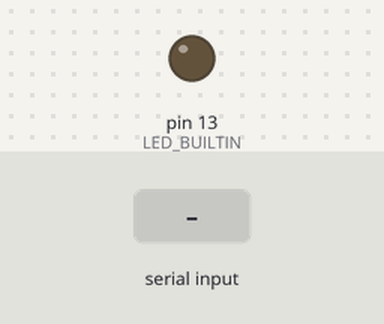
Simulated run of this sketch. Board: Arduino Uno, built with avr-gcc and run on an emulated ATmega328P. Parts: output pins drawn as LEDs (lit = HIGH). Inputs (shaded band) come from the test bench. What the sketch prints to the serial monitor is not drawn.

Above: at 1.2 s.
1.3 s: "1" received over the second serial link
Timing chart, 0 to 4.3 s (numbered marks = the images above; inputs shaded):
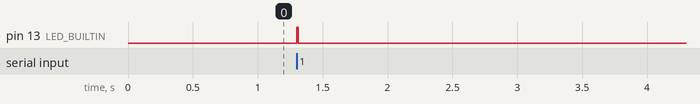

The sketch:

Arduino_Minimal_Test.ino
```cpp
#include <SoftwareSerial.h>

// Tạo đối tượng SoftwareSerial
SoftwareSerial espSerial(2, 3); // RX, TX

void setup() {
  // Khởi tạo Serial để debug
  Serial.begin(9600);

  // Khởi tạo SoftwareSerial để nhận dữ liệu từ ESP8266
  espSerial.begin(9600);

  // Đèn LED để chỉ báo
  pinMode(LED_BUILTIN, OUTPUT);

  Serial.println("Arduino ready to receive data from ESP8266");
}

void loop() {
  // Kiểm tra xem có dữ liệu từ ESP8266 không
  if (espSerial.available()) {
    // Đọc một byte
    char c = espSerial.read();

    // In ra Serial Monitor
    Serial.write(c);

    // Nhấp nháy LED để chỉ báo đã nhận dữ liệu
    digitalWrite(LED_BUILTIN, HIGH);
    delay(10);
    digitalWrite(LED_BUILTIN, LOW);
  }
} 
```

Measured:
- after the input at 1.3 s, pin 13 (LED_BUILTIN): LOW → HIGH at once, → LOW 0.01 s later
